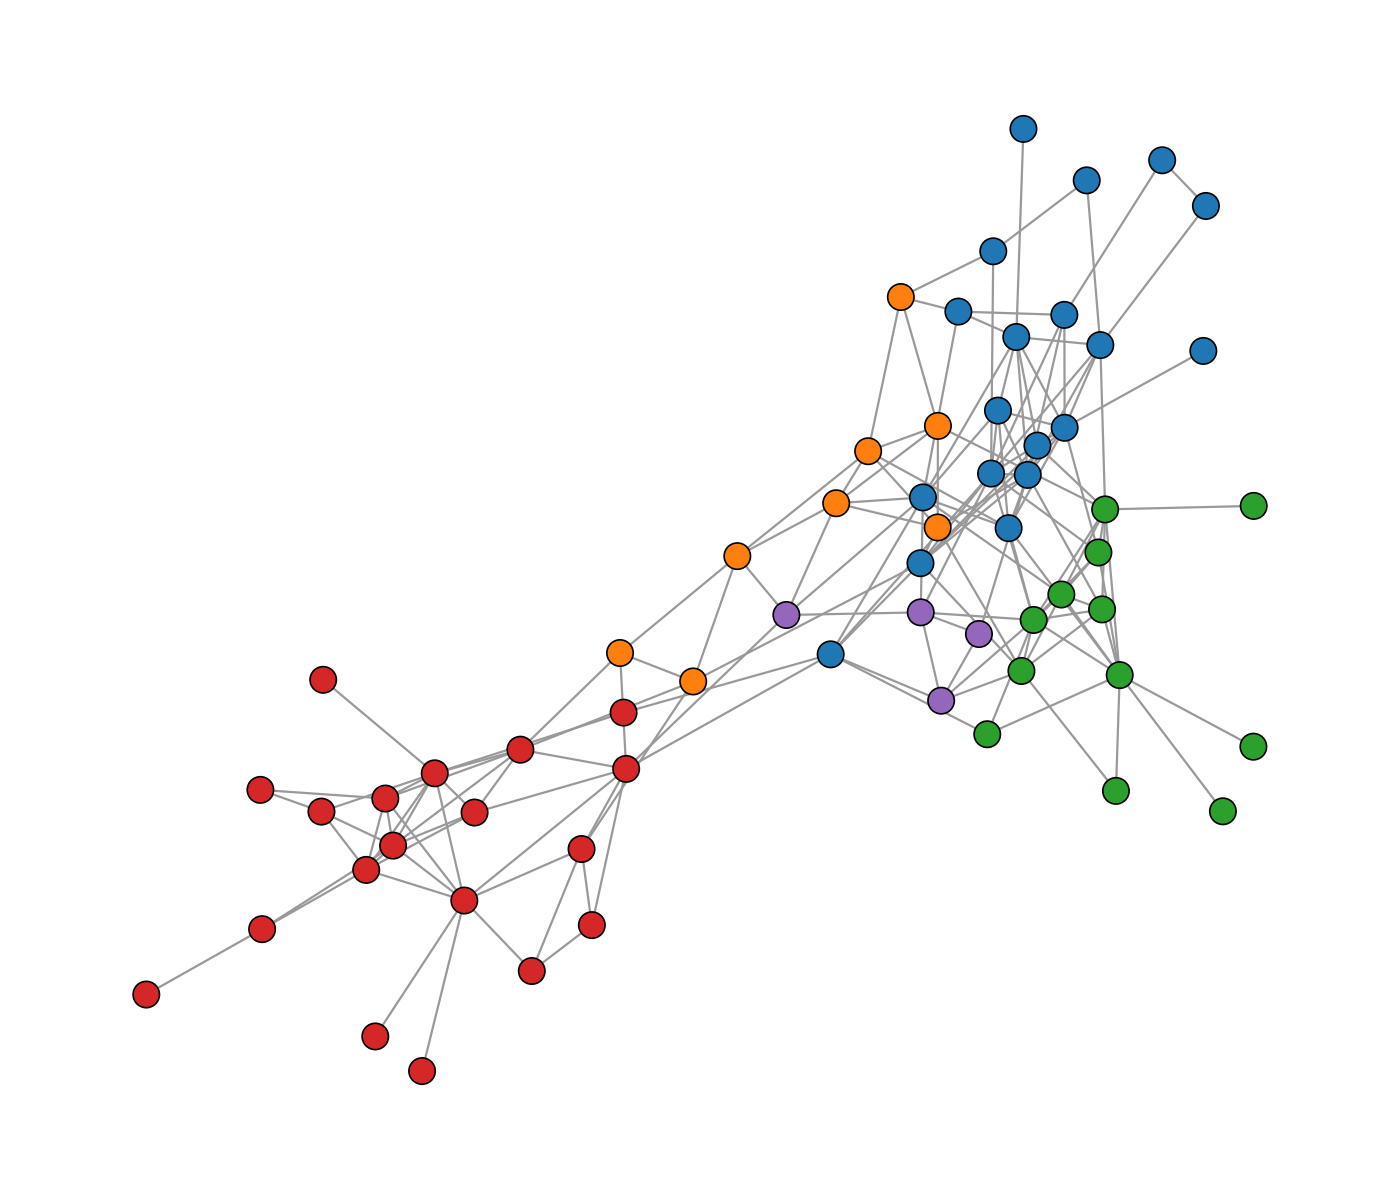

Python code for this plot:
"""Dolphin social network with communities.

Data: dolphins.gml, the network of frequent associations among 62 bottlenose
dolphins in Doubtful Sound, New Zealand, compiled by Lusseau et al.,
Behav. Ecol. Sociobiol. 54, 396-405 (2003); file distributed by M. E. J. Newman
(http://www-personal.umich.edu/~mejn/netdata/).
Communities: modularity maximization by the Louvain algorithm (Blondel et al. 2008).
Layout: spring (force-directed) layout.
Output: dolphins-network.png
"""
import os
import networkx as nx
import matplotlib.pyplot as plt

here = os.path.dirname(os.path.abspath(__file__))
G = nx.read_gml(os.path.join(here, "dolphins.gml"))
comms = sorted(nx.community.louvain_communities(G, seed=1), key=len, reverse=True)
print("nodes", G.number_of_nodes(), "edges", G.number_of_edges(),
      "communities", [len(c) for c in comms],
      "modularity %.3f" % nx.community.modularity(G, comms))

colors = ["#d62728", "#1f77b4", "#2ca02c", "#ff7f0e", "#9467bd", "#8c564b"]
node_color = {v: colors[i] for i, c in enumerate(comms) for v in c}
pos = nx.spring_layout(G, seed=1, iterations=500)

fig, ax = plt.subplots(figsize=(7, 6))
nx.draw_networkx_edges(G, pos, ax=ax, edge_color="0.6", width=0.8)
nx.draw_networkx_nodes(G, pos, ax=ax, node_size=90,
                       node_color=[node_color[v] for v in G],
                       edgecolors="black", linewidths=0.6)
ax.set_axis_off()
fig.tight_layout()
fig.savefig(os.path.join(here, "dolphins-network.png"), dpi=200)
